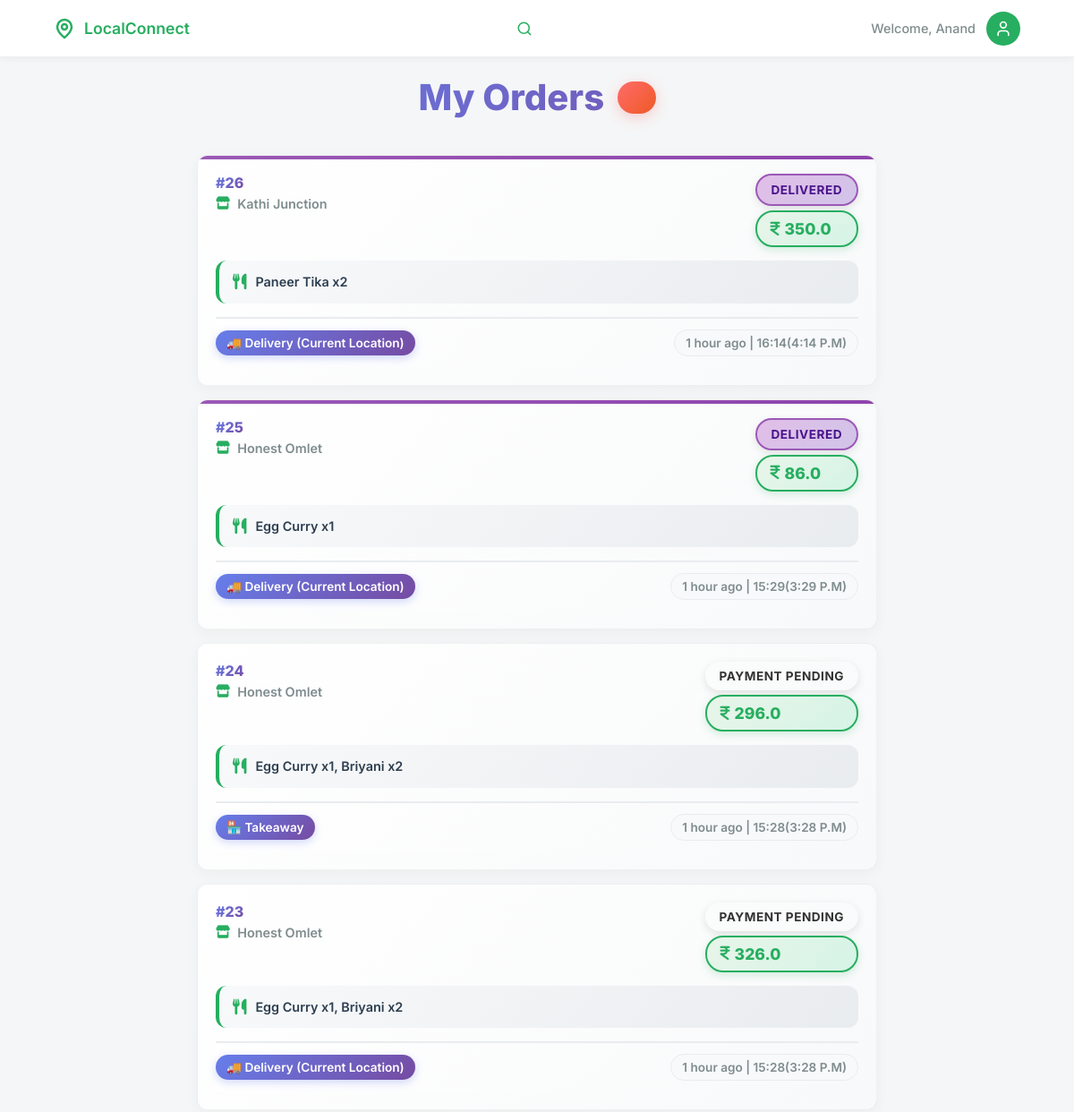
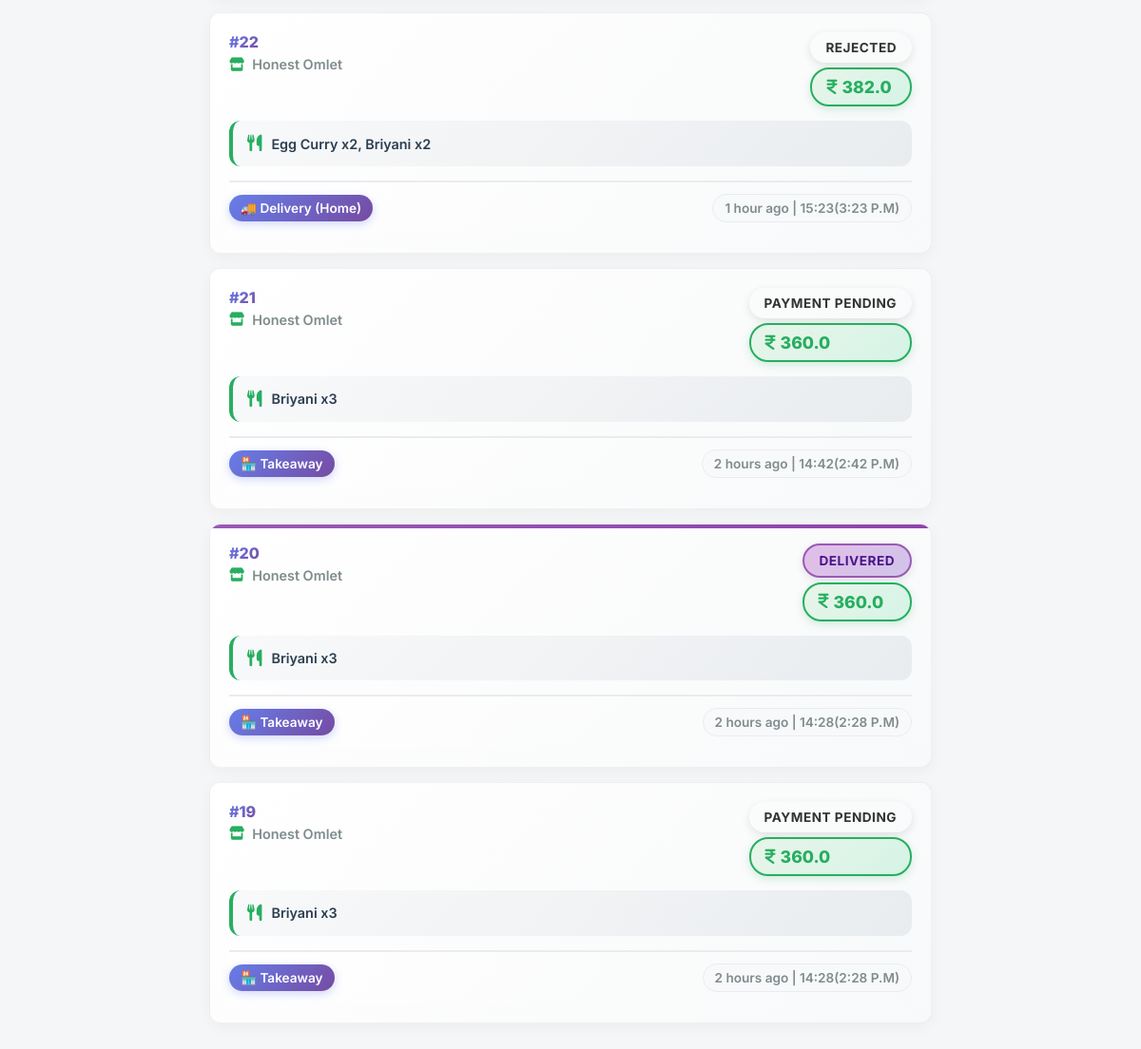
The page /customer/orders (signed in) on the database its author committed (2 pictures, top to bottom).
### models/models.py (models this page shows, shortened)
class Order(db.Model):
    id = db.Column(db.Integer, primary_key=True)
    customer_id = db.Column(db.Integer, db.ForeignKey('customer.id'), nullable=False)
    vendor_id = db.Column(db.Integer, db.ForeignKey('vendor.id'), nullable=True)
    vendor_name = db.Column(db.String(100), nullable=False)
    customer_name = db.Column(db.String(100))
    customer_phone = db.Column(db.String(20))
    items = db.Column(db.Text, nullable=False)
    items_summary = db.Column(db.String(500))
    delivery_type = db.Column(db.String(20), nullable=False)
    payment_type = db.Column(db.String(20), nullable=False)
    total = db.Column(db.Float, nullable=False)
    discount_amount = db.Column(db.Float, default=0)
    offer_title = db.Column(db.String(200))
    status = db.Column(db.String(20), default='Pending')
    order_type = db.Column(db.String(20))
    customer_suggestion = db.Column(db.Text)
    rejection_reason = db.Column(db.Text)
    delivery_location_type = db.Column(db.String(20))  # 'home' or 'current'
    vendor_latitude = db.Column(db.Float)
    vendor_longitude = db.Column(db.Float)
    customer_delivery_latitude = db.Column(db.Float)
    customer_delivery_longitude = db.Column(db.Float)
    created_at = db.Column(db.DateTime, default=datetime.utcnow)
    razorpay_order_id = db.Column(db.String(100))
    razorpay_payment_id = db.Column(db.String(100))
    razorpay_signature = db.Column(db.String(255))
    review_rating = db.Column(db.Integer)
    review_comment = db.Column(db.Text)
    review_date = db.Column(db.DateTime)
    preparing_at = db.Column(db.DateTime)
    out_for_delivery_at = db.Column(db.DateTime)
    ready_at = db.Column(db.DateTime)
    completed_at = db.Column(db.DateTime)
    rejected_at = db.Column(db.DateTime)
    vendor_response = db.Column(db.Text)
    vendor_response_date = db.Column(db.DateTime)
    response_helpful = db.Column(db.Integer, default=0)
    def get_items(self):
        return json.loads(self.items)

### app.py (the view)
@app.route('/customer/orders')
@customer_required
def customer_orders():
    user_id = session.get('user_id')
    orders_query = Order.query.filter_by(customer_id=user_id).order_by(Order.created_at.desc()).all()
    orders = [{
        'id': o.id,
        'vendor_id': o.vendor_id,
        'vendor_name': o.vendor_name,
        'items': o.items,
        'delivery_type': o.delivery_type,
        'payment_type': o.payment_type,
        'total': o.total,
        'status': o.status,
        'created_at': o.created_at.isoformat(),
        'preparing_at': o.preparing_at.isoformat() if o.preparing_at else None,
        'out_for_delivery_at': o.out_for_delivery_at.isoformat() if o.out_for_delivery_at else None,
        'ready_at': o.ready_at.isoformat() if o.ready_at else None,
        'completed_at': o.completed_at.isoformat() if o.completed_at else None,
        'review_rating': o.review_rating,
        'review_comment': o.review_comment,
        'rejectionReason': o.rejection_reason
    } for o in orders_query]
    return render_template('customer/orders.html', user_name=session.get('user_name'), user_id=user_id, orders=orders, orders_query=orders_query)

### app.py (called while the page is built)
@app.before_request
def make_session_permanent():
    session.permanent = True

@app.before_request
def check_session_validity():
    if (request.endpoint and
        (request.endpoint.startswith('static') or
         request.endpoint in ['sign_in', 'customer_signup', 'vendor_signup', 'home', 'signup_success', 'forgot_password', 'reset_password', 'contact'] or
         request.endpoint.startswith('api.') or
         request.endpoint.startswith('get_vendor'))):
        return
    if request.endpoint and request.endpoint.startswith('api.'):
        return

### templates/customer/orders.html (shortened to what this page needs)
<!DOCTYPE html>
<html lang="en">
<head>
    <link rel="stylesheet" href="/static/css/customer/base.css">
    <link rel="stylesheet" href="https://cdnjs.cloudflare.com/ajax/libs/font-awesome/6.0.0/css/all.min.css">
    <link rel="stylesheet" href="https://unpkg.com/leaflet@1.9.4/dist/leaflet.css" />
</head>
<body>
    <header class="navbar">
        <div class="nav-container">
            <div class="logo">
                <svg width="24" height="24" viewBox="0 0 24 24" fill="none" stroke="currentColor" stroke-width="2.5"
                    stroke-linecap="round" stroke-linejoin="round">
                    <path d="M20 10c0 6-8 12-8 12s-8-6-8-12a8 8 0 0 1 16 0Z"></path>
                    <circle cx="12" cy="10" r="3"></circle>
                </svg>
                <span>LocalConnect</span>
            </div>
            <div class="search-wrapper" id="searchWrapper">
                <svg class="search-icon" width="18" height="18" viewBox="0 0 24 24" fill="none" stroke="currentColor"
                    stroke-width="2" stroke-linecap="round" stroke-linejoin="round">
                    <circle cx="11" cy="11" r="8"></circle>
                    <line x1="21" y1="21" x2="16.65" y2="16.65"></line>
                </svg>
            </div>
            <div class="user-profile">
                <span class="welcome-text">Welcome, {{ user_name or 'Guest' }}</span>
                <div class="avatar" id="profileIcon">
                    <svg width="20" height="20" viewBox="0 0 24 24" fill="none" stroke="currentColor" stroke-width="2"
                        stroke-linecap="round" stroke-linejoin="round">
                        <path d="M19 21v-2a4 4 0 0 0-4-4H9a4 4 0 0 0-4 4v2"></path>
                        <circle cx="12" cy="7" r="4"></circle>
                    </svg>
                </div>
            </div>
        </div>
    </header>
    <main class="content-wrapper">
        <div class="orders-container">
            <h2 class="page-title enhanced-title">My Orders <span class="orders-count">{{ orders_query|length if
                    orders_query else 0 }}</span></h2>
            <div class="orders-list" id="orders-list">
                {% if orders_query %}
                {% for order in orders_query %}
                <div class="order-card enhanced-order-card" onclick="showOrderDetails({{ order.id }})">
                    <div
                        class="order-status-indicator {{ 'delivered' if order.status == 'Completed' else order.status }}">
                    </div>
                    <div class="order-header">
                        <div class="order-info">
                            <h4><span class="order-number">#{{ order.id }}</span></h4>
                            <p class="vendor-name"><i class="fa-solid fa-store"></i> {{ order.vendor_name }}</p>
                        </div>
                        <div class="order-status">
                            <span
                                class="status-badge enhanced-status {{ 'delivered' if order.status == 'Completed' else order.status }}">{{
                                'Delivered' if order.status == 'Completed' else order.status.replace('_', ' ').title()
                                }}</span>
                            <span class="order-total enhanced-total"><i class="fa-solid fa-indian-rupee-sign"></i>{{
                                order.total }}</span>
                        </div>
                    </div>
                    <div class="order-items enhanced-items">
                        <p><i class="fa-solid fa-utensils"></i> {% for item in order.get_items() %}{{ item.name }} x{{
                            item.qty }}{% if not loop.last %}, {% endif %}{% endfor %}</p>
                    </div>
                    <div class="order-meta enhanced-meta">
                        <span class="order-type">{{ '🚚 Delivery' if order.delivery_type == 'delivery' else '🏪
                            Takeaway' }}{% if order.delivery_type == 'delivery' and order.delivery_location_type %} ({{
                            'Home' if order.delivery_location_type == 'home' else 'Current Location' }}){% endif
                            %}</span>
                        <span class="order-date" data-timestamp="{{ order.created_at.timestamp() }}">{{
                            }}</span>
                    </div>
                </div>
                {% endfor %}
                {% endif %}
            </div>
        </div>
    </main>
</body>
</html>

### rows shown on the page
Order: id "26", vendor_name "Kathi Junction", status "DELIVERED", total "350.0", name "Paneer Tika", qty "2", delivery_type "🚚 Delivery", delivery_location_type "Current Location"
Order: id "25", vendor_name "Honest Omlet", status "DELIVERED", total "86.0", name "Egg Curry", qty "1", delivery_type "🚚 Delivery", delivery_location_type "Current Location"
Order: id "24", vendor_name "Honest Omlet", status "PAYMENT PENDING", total "296.0", name "Egg Curry" "Briyani", qty "1" "2", delivery_type "🏪 Takeaway"
Order: id "23", vendor_name "Honest Omlet", status "PAYMENT PENDING", total "326.0", name "Egg Curry" "Briyani", qty "1" "2", delivery_type "🚚 Delivery", delivery_location_type "Current Location"
Order: id "22", vendor_name "Honest Omlet", status "REJECTED", total "382.0", name "Egg Curry" "Briyani", qty "2" "2", delivery_type "🚚 Delivery", delivery_location_type "Home"
Order: id "21", vendor_name "Honest Omlet", status "PAYMENT PENDING", total "360.0", name "Briyani", qty "3", delivery_type "🏪 Takeaway"
Order: id "20", vendor_name "Honest Omlet", status "DELIVERED", total "360.0", name "Briyani", qty "3", delivery_type "🏪 Takeaway"
Order: id "19", vendor_name "Honest Omlet", status "PAYMENT PENDING", total "360.0", name "Briyani", qty "3", delivery_type "🏪 Takeaway"

### other values the page prints
{{ user_name or 'Guest' }} "Anand"
